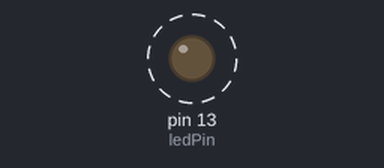
The sketch below on a simulated Arduino Uno, built with avr-gcc and run on an emulated ATmega328P. On the bench: output pins drawn as LEDs (lit = HIGH). Dashed ring = blinking.

Above: at 0.5 s.
Timing chart, 0 to 4.6 s (numbered marks = the images above):
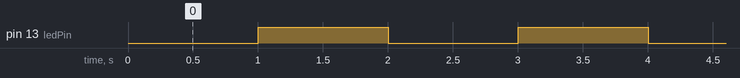

The sketch:

blink2.ino
```cpp
// Pin 13 is connected to the LED
const int ledPin = 13;

// The setup function runs once when the sketch starts
void setup() {
  // Initialize the digital pin as an output
  pinMode(ledPin, OUTPUT);
}

// The loop function runs repeatedly
void loop() {
  // Turn the LED on
  digitalWrite(ledPin, LOW);
  // Wait for a second
  delay(1000);
  // Turn the LED off
  digitalWrite(ledPin, HIGH);
  // Wait for a second
  delay(1000);
}
```

Measured:
- by itself, pin 13 (ledPin): alternates HIGH for 1.0 s and LOW for 1.0 s
